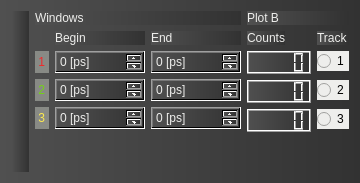
            <widget class="QWidget" name="horizontalWidget_3" native="true">
             <property name="styleSheet">
              <string notr="true">background-color: qlineargradient(spread:pad, x1:0, y1:0, x2:1, y2:0, stop:0 rgba(80, 80, 80, 255), stop:1 rgba(50, 50, 50, 255));</string>
             </property>
             <layout class="QHBoxLayout" name="horizontalLayout_5">
              <item>
               <widget class="QCustomPlot" name="PlotB" native="true">
                <property name="sizePolicy">
                 <sizepolicy hsizetype="Expanding" vsizetype="Expanding">
                  <horstretch>0</horstretch>
                  <verstretch>0</verstretch>
                 </sizepolicy>
                </property>
                <layout class="QVBoxLayout" name="verticalLayout_11"/>
               </widget>
              </item>
              <item>
               <layout class="QVBoxLayout" name="verticalLayout_15">
                <item>
                 <widget class="QLabel" name="label_11">
                  <property name="styleSheet">
                   <string notr="true">color: rgb(238, 238, 236);</string>
                  </property>
                  <property name="text">
                   <string>Windows</string>
                  </property>
                 </widget>
                </item>
                <item>
                 <layout class="QGridLayout" name="gridLayout_2">
                  <item row="2" column="2">
                   <widget class="QSpinBox" name="EndB2">
                    <property name="styleSheet">
                     <string notr="true">color: rgb(238, 238, 236);</string>
                    </property>
                    <property name="suffix">
                     <string> [ps]</string>
                    </property>
                    <property name="maximum">
                     <number>100000</number>
                    </property>
                    <property name="singleStep">
                     <number>100</number>
                    </property>
                   </widget>
                  </item>
                  <item row="3" column="2">
                   <widget class="QSpinBox" name="EndB3">
                    <property name="styleSheet">
                     <string notr="true">color: rgb(238, 238, 236);</string>
                    </property>
                    <property name="suffix">
                     <string> [ps]</string>
                    </property>
                    <property name="maximum">
                     <number>100000</number>
                    </property>
                    <property name="singleStep">
                     <number>100</number>
                    </property>
                   </widget>
                  </item>
                  <item row="1" column="1">
                   <widget class="QSpinBox" name="BegB1">
                    <property name="styleSheet">
                     <string notr="true">color: rgb(238, 238, 236);</string>
                    </property>
                    <property name="suffix">
                     <string> [ps]</string>
                    </property>
                    <property name="maximum">
                     <number>100000</number>
                    </property>
                    <property name="singleStep">
                     <number>100</number>
                    </property>
                   </widget>
                  </item>
                  <item row="0" column="1">
                   <widget class="QLabel" name="label_31">
                    <property name="styleSheet">
                     <string notr="true">color: rgb(238, 238, 236);</string>
                    </property>
                    <property name="text">
                     <string>Begin</string>
                    </property>
                   </widget>
                  </item>
                  <item row="3" column="0">
                   <widget class="QLabel" name="label_14">
                    <property name="styleSheet">
                     <string notr="true">background-color: rgb(136, 138, 133);
color: rgb(252, 233, 79);</string>
                    </property>
                    <property name="text">
                     <string> 3 </string>
                    </property>
                   </widget>
                  </item>
                  <item row="2" column="0">
                   <widget class="QLabel" name="label_15">
                    <property name="styleSheet">
                     <string notr="true">background-color: rgb(136, 138, 133);
color: rgb(115, 210, 22);</string>
                    </property>
                    <property name="text">
                     <string> 2 </string>
                    </property>
                   </widget>
                  </item>
                  <item row="3" column="1">
                   <widget class="QSpinBox" name="BegB3">
                    <property name="styleSheet">
                     <string notr="true">color: rgb(238, 238, 236);</string>
                    </property>
                    <property name="suffix">
                     <string> [ps]</string>
                    </property>
                    <property name="maximum">
                     <number>100000</number>
                    </property>
                    <property name="singleStep">
                     <number>100</number>
                    </property>
                   </widget>
                  </item>
                  <item row="1" column="2">
                   <widget class="QSpinBox" name="EndB1">
                    <property name="styleSheet">
                     <string notr="true">color: rgb(238, 238, 236);</string>
                    </property>
                    <property name="suffix">
                     <string> [ps]</string>
                    </property>
                    <property name="maximum">
                     <number>100000</number>
                    </property>
                    <property name="singleStep">
                     <number>100</number>
                    </property>
                   </widget>
                  </item>
                  <item row="0" column="2">
                   <widget class="QLabel" name="label_53">
                    <property name="styleSheet">
                     <string notr="true">color: rgb(238, 238, 236);</string>
                    </property>
                    <property name="text">
                     <string>End</string>
                    </property>
                   </widget>
                  </item>
                  <item row="2" column="1">
                   <widget class="QSpinBox" name="BegB2">
                    <property name="styleSheet">
                     <string notr="true">color: rgb(238, 238, 236);</string>
                    </property>
                    <property name="suffix">
                     <string> [ps]</string>
                    </property>
                    <property name="maximum">
                     <number>100000</number>
                    </property>
                    <property name="singleStep">
                     <number>100</number>
                    </property>
                   </widget>
                  </item>
                  <item row="1" column="0">
                   <widget class="QLabel" name="label_13">
                    <property name="styleSheet">
                     <string notr="true">background-color: rgb(136, 138, 133);
color: rgb(239, 41, 41);</string>
                    </property>
                    <property name="text">
                     <string> 1 </string>
                    </property>
                   </widget>
                  </item>
                 </layout>
                </item>
                <item>
                 <spacer name="verticalSpacer_7">
                  <property name="orientation">
                   <enum>Qt::Vertical</enum>
                  </property>
                  <property name="sizeHint" stdset="0">
                   <size>
                    <width>20</width>
                    <height>40</height>
                   </size>
                  </property>
                 </spacer>
                </item>
               </layout>
              </item>
              <item>
               <layout class="QVBoxLayout" name="verticalLayout_14">
                <item>
                 <widget class="QLabel" name="label_12">
                  <property name="styleSheet">
                   <string notr="true">color: rgb(238, 238, 236);</string>
                  </property>
                  <property name="text">
                   <string>Plot B</string>
                  </property>
                 </widget>
                </item>
                <item>
                 <layout class="QFormLayout" name="formLayout_3">
                  <item row="1" column="0">
                   <widget class="QLCDNumber" name="countB1"/>
                  </item>
                  <item row="2" column="0">
                   <widget class="QLCDNumber" name="countB2"/>
                  </item>
                  <item row="3" column="0">
                   <widget class="QLCDNumber" name="countB3"/>
                  </item>
                  <item row="1" column="1">
                   <widget class="QRadioButton" name="trackB1">
                    <property name="styleSheet">
                     <string notr="true">background-color: rgb(238, 238, 236);</string>
                    </property>
                    <property name="text">
                     <string>1</string>
                    </property>
                   </widget>
                  </item>
                  <item row="2" column="1">
                   <widget class="QRadioButton" name="trackB2">
                    <property name="styleSheet">
                     <string notr="true">background-color: rgb(238, 238, 236);</string>
                    </property>
                    <property name="text">
                     <string>2</string>
                    </property>
                   </widget>
                  </item>
                  <item row="3" column="1">
                   <widget class="QRadioButton" name="trackB3">
                    <property name="styleSheet">
                     <string notr="true">background-color: rgb(238, 238, 236);</string>
                    </property>
                    <property name="text">
                     <string>3</string>
                    </property>
                   </widget>
                  </item>
                  <item row="0" column="0">
                   <widget class="QLabel" name="label_54">
                    <property name="styleSheet">
                     <string notr="true">color: rgb(238, 238, 236);</string>
                    </property>
                    <property name="text">
                     <string>Counts</string>
                    </property>
                   </widget>
                  </item>
                  <item row="0" column="1">
                   <widget class="QLabel" name="label_55">
                    <property name="styleSheet">
                     <string notr="true">color: rgb(238, 238, 236);</string>
                    </property>
                    <property name="text">
                     <string>Track</string>
                    </property>
                   </widget>
                  </item>
                 </layout>
                </item>
                <item>
                 <spacer name="verticalSpacer_8">
                  <property name="orientation">
                   <enum>Qt::Vertical</enum>
                  </property>
                  <property name="sizeHint" stdset="0">
                   <size>
                    <width>20</width>
                    <height>40</height>
                   </size>
                  </property>
                 </spacer>
                </item>
               </layout>
              </item>
             </layout>
            </widget>
